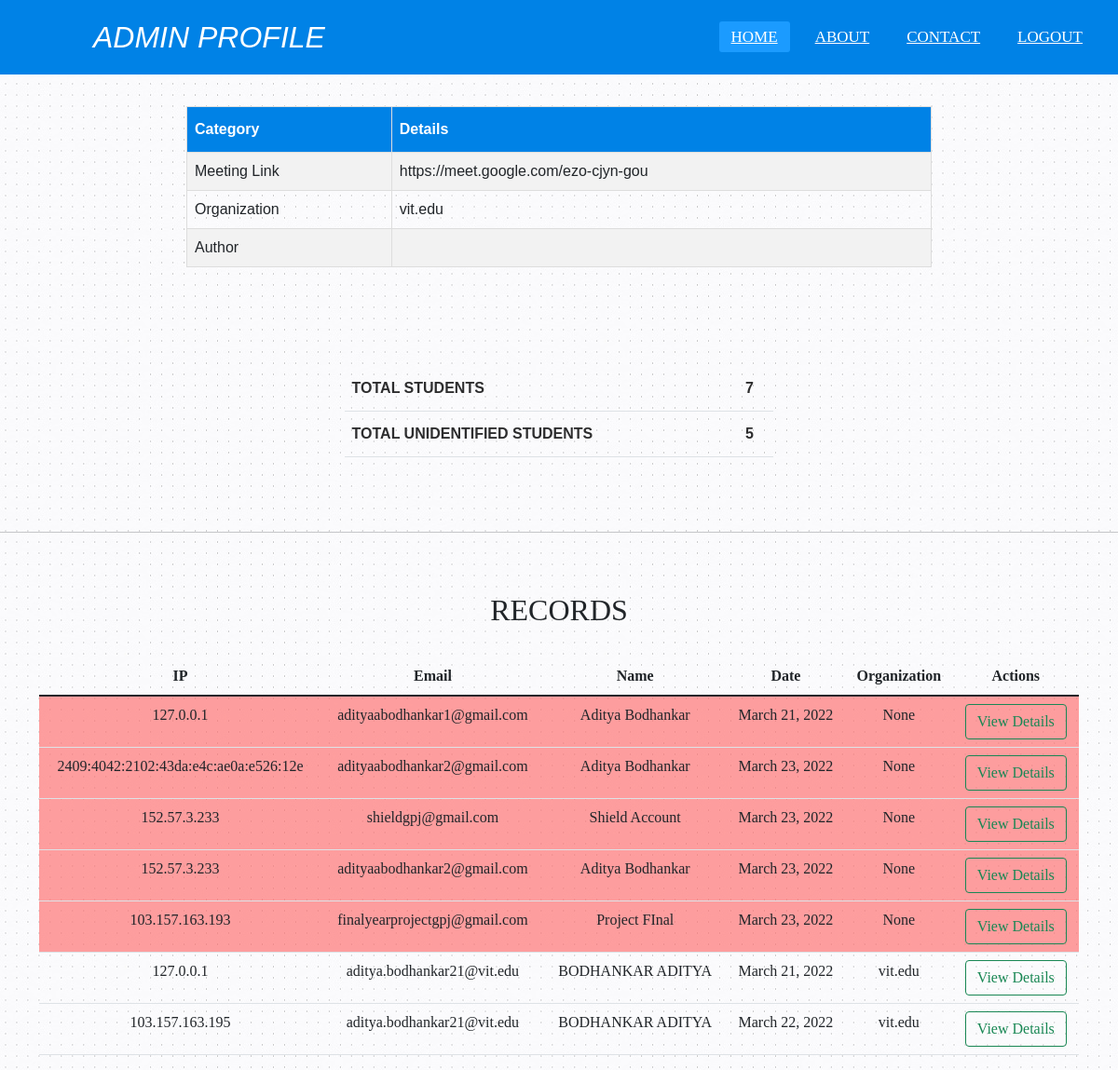
Screenshot of /dash (signed in) with the database file from the repository.
### usertrace/models.py (models this page shows)
class UserData(models.Model):
    id = models.AutoField(primary_key=True)
    ip = models.CharField(max_length=100, default="")
    port = models.IntegerField(default=None, blank=True, null=True)
    email_id = models.EmailField(max_length=100)
    name = models.CharField(max_length=100)
    profile_image = models.CharField(max_length=100)
    meeting_url = models.CharField(max_length=200)
    org = models.CharField(max_length=100, null=True, blank=True, default=None)
    protocol = models.CharField(max_length=100, default=None, blank=True, null=True)
    agent = models.CharField(max_length=300, default=None, blank=True, null=True)
    referer = models.CharField(max_length=100, default=None, blank=True, null=True)
    validIp = models.BooleanField(default=False)
    locStatus = models.BooleanField(default=False)
    country = models.CharField(default=None, blank=True, null=True, max_length=100)
    countryCode = models.CharField(default=None, blank=True, null=True, max_length=100)
    region = models.CharField(default=None, blank=True, null=True, max_length=100)
    regionName = models.CharField(default=None, blank=True, null=True, max_length=100)
    city = models.CharField(default=None, blank=True, null=True, max_length=100)
    zip = models.CharField(default=None, blank=True, null=True, max_length=100)
    lat = models.FloatField(default=None, blank=True, null=True, max_length=100)
    lon = models.FloatField(default=None, blank=True, null=True, max_length=100)
    timezone = models.CharField(default=None, blank=True, null=True, max_length=100)
    isp = models.CharField(default=None, blank=True, null=True, max_length=100)
    ip_org = models.CharField(default=None, blank=True, null=True, max_length=100)
    orgAs = models.CharField(default=None, blank=True, null=True, max_length=100)
    date = models.DateField()
    unidentified = models.BooleanField(default = False,)

### usertrace/views.py (the view)
# urls.py: path('dash', views.dash),
def dash(request):
    if request.user.is_authenticated:
        if not request.user.has_usable_password():
            return redirect("/logout")
        meeting_link = meetinglink
        org = organisation
        author = request.user.first_name + " " + request.user.last_name
        ip_details = UserData.objects.all().order_by('-unidentified')
        total_ip = len(ip_details)
        out_of_org = 0
        for ipdetail in ip_details:
            if ipdetail.org != "vit.edu":
                out_of_org += 1
        return render(request, 'admin_meet_details.html',
                      {'meeting_link': meeting_link, 'org': org, 'author': author, 'ip_details': ip_details,
                       'total_record': total_ip, 'out_of_org': out_of_org})
    else:
        print("login failed")
        return redirect("/signin")

### templates/admin_meet_details.html (shortened to what this page needs)
{% load static %}
<!DOCTYPE html>
<html lang="en" dir="ltr">
<head>
	<link rel="stylesheet" href="https://cdnjs.cloudflare.com/ajax/libs/font-awesome/5.15.3/css/all.min.css" />
	<link href="https://cdn.jsdelivr.net/npm/bootstrap@5.1.3/dist/css/bootstrap.min.css" rel="stylesheet"
>
</head>
<body>
	<nav>
		<label class="logo">ADMIN PROFILE </label>
		<ul>
			<li><a class="active" href="#">Home</a></li>
			<li><a href="#">About</a></li>
			<li><a href="#">Contact</a></li>
			<li><a href="/logout">LOGOUT</a></li>
		</ul>
	</nav><br>
	<table id="subtable">
		<tr>
			<th>Category</th>
			<th>Details</th>
		</tr>
		<tr>
			<td>Meeting Link</td>
			<td>{{ meeting_link }}</td>
		</tr>
		<tr>
			<td>Organization</td>
			<td>{{ org }}</td>
		</tr>
		<tr>
			<td>Author</td>
			<td>{{ author }}</td>
		</tr>
	</table>
	<br>
	<br>
	<br><br>
	<div class="container" style="max-width: 600px;">
		<table class="table table-stripped" id="subtable2">
			<tr>
				<th>TOTAL STUDENTS</th>
				<th>{{ total_record }}</th>
			</tr>
			<tr>
				<th>TOTAL UNIDENTIFIED STUDENTS</td>
				<th>{{ out_of_org }}</td>
			</tr>
		</table>
	</div>
	<br><br>
	<hr class="hr">
	<section id="requests">
		<div class="container text-center">
			<br><br>
			<h2 class="h2">RECORDS</h2><br>
			<table class="table table-stripped">
				<thead>
					<tr>
						<th>
							IP
						</th>
						<th>
							Email
						</th>
						<th>
							Name
						</th>
						<th>
							Date
						</th>
						<th>
							Organization
						</th>
						<th>
							Actions
						</th>
					</tr>
				</thead>
				<tbody>
                {% for ip_detail in ip_details %}
					<tr {% if ip_detail.unidentified %} style="background-color: #ff6e6ea9;" {% endif %}>
						<td>
                            {{ ip_detail.ip }}
						</td>
						<td>
                            {{ ip_detail.email_id }}
						</td>
						<td>
                            {{ ip_detail.name }}
						</td>
						<td>
                            {{ ip_detail.date }}
						</td>
						<td>
                            {{ ip_detail.org }}
						</td>
						<td>
							<form action="userdetails" method="post">
								<input type="submit" value="View Details" class="btn btn-outline-success">
							</form>
						</td>
					</tr>
                {% endfor %}
				</tbody>
			</table>
		</div>
	</section>
</body>
</html>

### rows the page displays
UserData: ip "127.0.0.1", email_id "adityaabodhankar1@gmail.com", name "Aditya Bodhankar", date "March 21, 2022", org "None"
UserData: ip "2409:4042:2102:43da:e4c:ae0a:e526:12e", email_id "adityaabodhankar2@gmail.com", name "Aditya Bodhankar", date "March 23, 2022", org "None"
UserData: ip "152.57.3.233", email_id "shieldgpj@gmail.com", name "Shield Account", date "March 23, 2022", org "None"
UserData: ip "152.57.3.233", email_id "adityaabodhankar2@gmail.com", name "Aditya Bodhankar", date "March 23, 2022", org "None"
UserData: ip "103.157.163.193", email_id "finalyearprojectgpj@gmail.com", name "Project FInal", date "March 23, 2022", org "None"
UserData: ip "127.0.0.1", email_id "aditya.bodhankar21@vit.edu", name "BODHANKAR ADITYA", date "March 21, 2022", org "vit.edu"
UserData: ip "103.157.163.195", email_id "aditya.bodhankar21@vit.edu", name "BODHANKAR ADITYA", date "March 22, 2022", org "vit.edu"

### other values shown
{{ meeting_link }} "https://meet.google.com/ezo-cjyn-gou"
{{ org }} "vit.edu"
{{ total_record }} "7"
{{ out_of_org }} "5"
